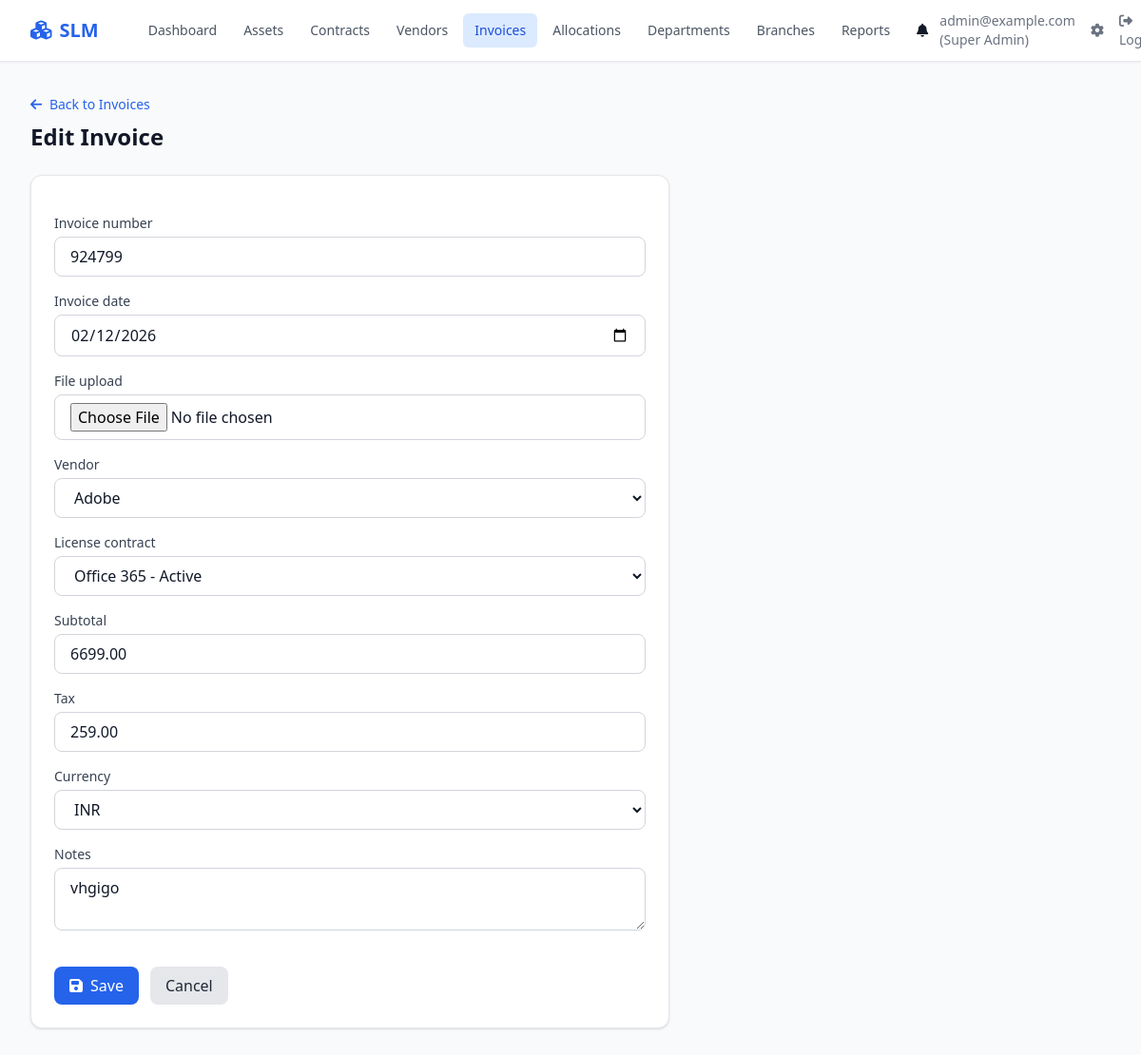
The app's page /invoices/1/edit/ (signed in) with its own data.
### slm/models/user.py (models this page shows, shortened)
class User(AbstractUser):
    username = None
    email = models.EmailField("email address", unique=True)
    role = models.CharField(max_length=30, choices=ROLE_CHOICES, default="it_staff")
    department = models.ForeignKey(
        Department, on_delete=models.SET_NULL, null=True, blank=True, related_name="users"
    )
    branch = models.ForeignKey(
        Branch, on_delete=models.SET_NULL, null=True, blank=True, related_name="users"
    )
    phone = models.CharField(max_length=30, blank=True)
    is_verified = models.BooleanField(default=False)
    created_at = models.DateTimeField(auto_now_add=True)
    updated_at = models.DateTimeField(auto_now=True)
    USERNAME_FIELD = "email"
    REQUIRED_FIELDS = ["first_name", "last_name"]
    objects = UserManager()
    class Meta:
        ordering = ["email"]
    @property
    def can_edit_finance(self):
        return self.role in ("super_admin", "finance_manager", "accounts_officer")
    @property
    def can_edit_assets(self):
        return self.role in ("super_admin", "it_manager", "it_staff")

### slm/models/invoice.py (models this page shows, shortened)
class Invoice(models.Model):
    invoice_number = models.CharField(max_length=100, db_index=True)
    invoice_date = models.DateField()
    file_upload = models.FileField(upload_to="invoices/%Y/%m/", blank=True, null=True)
    vendor = models.ForeignKey(
        Vendor, on_delete=models.SET_NULL, null=True, related_name="invoices"
    )
    license_contract = models.ForeignKey(
        "slm.LicenseContract", on_delete=models.SET_NULL, null=True, blank=True, related_name="invoices"
    )
    subtotal = models.DecimalField(max_digits=14, decimal_places=2, default=Decimal("0"))
    tax = models.DecimalField(max_digits=14, decimal_places=2, default=Decimal("0"))
    currency = models.CharField(max_length=10, choices=CURRENCY_CHOICES, default="USD")
    total = models.DecimalField(max_digits=14, decimal_places=2, default=Decimal("0"))
    notes = models.TextField(blank=True)
    created_at = models.DateTimeField(auto_now_add=True)
    updated_at = models.DateTimeField(auto_now=True)
    created_by = models.ForeignKey(
        settings.AUTH_USER_MODEL, on_delete=models.SET_NULL, null=True, related_name="created_invoices"
    )
    class Meta:
        ordering = ["-invoice_date"]

### slm/views.py (the view, shortened to what this page needs)
# urls.py: path("invoices/<int:pk>/edit/", views.InvoiceUpdateView.as_view(), name="invoice_edit"),
class InvoiceUpdateView(LoginRequiredMixin, UpdateView):
    model = Invoice
    form_class = InvoiceForm
    template_name = "slm/invoice_form.html"
    context_object_name = "invoice"
    success_url = reverse_lazy("slm:invoice_list")

### slm/models/software.py (called while the page is built)
    def __str__(self):
        return f"{self.software_asset.name} - {self.get_status_display()}"

### slm/models/vendor.py (called while the page is built)
    def __str__(self):
        return self.company_name

### templates/slm/invoice_form.html (shortened to what this page needs)
{% extends "base.html" %}
{% block content %}
<div class="mb-6">
    <a href="{% url 'slm:invoice_list' %}" class="text-primary-600 dark:text-primary-400 text-sm font-medium mb-2 inline-block"><i class="fas fa-arrow-left mr-1"></i> Back to Invoices</a>
    <h1 class="text-2xl font-bold text-gray-900 dark:text-white">{% if object %}Edit{% else %}Add{% endif %} Invoice</h1>
</div>
<div class="bg-white dark:bg-gray-800 rounded-xl shadow border border-gray-200 dark:border-gray-700 p-6 max-w-2xl">
    <form method="post" enctype="multipart/form-data" class="space-y-4">
        {% for field in form %}
        <div>
            <label for="{{ field.id_for_label }}" class="block text-sm font-medium text-gray-700 dark:text-gray-300 mb-1">{{ field.label }}</label>
            {{ field }}
        </div>
        {% endfor %}
        <div class="flex gap-3 pt-4">
            <button type="submit" class="px-4 py-2 bg-primary-600 text-white rounded-lg hover:bg-primary-700 font-medium"><i class="fas fa-save mr-2"></i>Save</button>
            <a href="{% url 'slm:invoice_list' %}" class="px-4 py-2 bg-gray-200 dark:bg-gray-700 text-gray-800 dark:text-gray-200 rounded-lg hover:bg-gray-300 dark:hover:bg-gray-600 font-medium">Cancel</a>
        </div>
    </form>
</div>
{% endblock %}

### templates/base.html (shortened to what this page needs)
<!DOCTYPE html>
<html lang="en" class="{% if dark_mode %}dark{% endif %}">
<head>
    <script src="https://cdn.tailwindcss.com"></script>
    <link rel="stylesheet" href="https://cdnjs.cloudflare.com/ajax/libs/font-awesome/6.4.0/css/all.min.css">
</head>
<body class="bg-gray-50 dark:bg-gray-900 text-gray-900 dark:text-gray-100 min-h-screen">
    <nav class="bg-white dark:bg-gray-800 border-b border-gray-200 dark:border-gray-700 shadow-sm">
        <div class="max-w-7xl mx-auto px-4 sm:px-6 lg:px-8">
            <div class="flex justify-between h-16">
                <div class="flex items-center">
                    <a href="{% url 'slm:dashboard' %}" class="flex items-center gap-2 text-xl font-semibold text-primary-600 dark:text-primary-400">
                        <i class="fas fa-cubes"></i>
                        <span>SLM</span>
                    </a>
                    <div class="hidden md:flex ml-10 gap-1">
                        <a href="{% url 'slm:dashboard' %}" class="px-3 py-2 rounded-md text-sm font-medium {% if request.resolver_match.url_name == 'dashboard' %}bg-primary-100 dark:bg-primary-900/30 text-primary-700 dark:text-primary-300{% else %}text-gray-600 dark:text-gray-300 hover:bg-gray-100 dark:hover:bg-gray-700{% endif %}">Dashboard</a>
                        <a href="{% url 'slm:asset_list' %}" class="px-3 py-2 rounded-md text-sm font-medium {% if 'asset' in request.resolver_match.url_name %}bg-primary-100 dark:bg-primary-900/30 text-primary-700 dark:text-primary-300{% else %}text-gray-600 dark:text-gray-300 hover:bg-gray-100 dark:hover:bg-gray-700{% endif %}">Assets</a>
                        <a href="{% url 'slm:contract_list' %}" class="px-3 py-2 rounded-md text-sm font-medium {% if 'contract' in request.resolver_match.url_name %}bg-primary-100 dark:bg-primary-900/30 text-primary-700 dark:text-primary-300{% else %}text-gray-600 dark:text-gray-300 hover:bg-gray-100 dark:hover:bg-gray-700{% endif %}">Contracts</a>
                        <a href="{% url 'slm:vendor_list' %}" class="px-3 py-2 rounded-md text-sm font-medium {% if 'vendor' in request.resolver_match.url_name %}bg-primary-100 dark:bg-primary-900/30 text-primary-700 dark:text-primary-300{% else %}text-gray-600 dark:text-gray-300 hover:bg-gray-100 dark:hover:bg-gray-700{% endif %}">Vendors</a>
                        <a href="{% url 'slm:invoice_list' %}" class="px-3 py-2 rounded-md text-sm font-medium {% if 'invoice' in request.resolver_match.url_name %}bg-primary-100 dark:bg-primary-900/30 text-primary-700 dark:text-primary-300{% else %}text-gray-600 dark:text-gray-300 hover:bg-gray-100 dark:hover:bg-gray-700{% endif %}">Invoices</a>
                        <a href="{% url 'slm:allocation_list' %}" class="px-3 py-2 rounded-md text-sm font-medium {% if 'allocation' in request.resolver_match.url_name %}bg-primary-100 dark:bg-primary-900/30 text-primary-700 dark:text-primary-300{% else %}text-gray-600 dark:text-gray-300 hover:bg-gray-100 dark:hover:bg-gray-700{% endif %}">Allocations</a>
                        <a href="{% url 'slm:department_list' %}" class="px-3 py-2 rounded-md text-sm font-medium {% if 'department' in request.resolver_match.url_name %}bg-primary-100 dark:bg-primary-900/30 text-primary-700 dark:text-primary-300{% else %}text-gray-600 dark:text-gray-300 hover:bg-gray-100 dark:hover:bg-gray-700{% endif %}">Departments</a>
                        <a href="{% url 'slm:branch_list' %}" class="px-3 py-2 rounded-md text-sm font-medium {% if 'branch' in request.resolver_match.url_name %}bg-primary-100 dark:bg-primary-900/30 text-primary-700 dark:text-primary-300{% else %}text-gray-600 dark:text-gray-300 hover:bg-gray-100 dark:hover:bg-gray-700{% endif %}">Branches</a>
                        <a href="{% url 'slm:reports' %}" class="px-3 py-2 rounded-md text-sm font-medium {% if 'reports' in request.resolver_match.url_name %}bg-primary-100 dark:bg-primary-900/30 text-primary-700 dark:text-primary-300{% else %}text-gray-600 dark:text-gray-300 hover:bg-gray-100 dark:hover:bg-gray-700{% endif %}">Reports</a>
                        <a href="{% url 'slm:notification_list' %}" class="px-3 py-2 rounded-md text-sm font-medium relative">
                            <i class="fas fa-bell"></i>
                        </a>
                    </div>
                </div>
                <div class="flex items-center gap-4">
                    {% if user.is_authenticated %}
                    <span class="text-sm text-gray-500 dark:text-gray-400">{{ user.email }} ({{ user.get_role_display }})</span>
                    <a href="{% url 'admin:index' %}" class="text-sm text-gray-500 hover:text-primary-600"><i class="fas fa-cog"></i></a>
                    <a href="{% url 'logout' %}" class="text-sm text-gray-500 hover:text-red-600"><i class="fas fa-sign-out-alt"></i> Logout</a>
                    {% else %}
                    <a href="{% url 'login' %}" class="text-sm text-primary-600 dark:text-primary-400 font-medium">Sign in</a>
                    {% endif %}
                </div>
            </div>
        </div>
    </nav>
    <main class="max-w-7xl mx-auto px-4 sm:px-6 lg:px-8 py-8">
        {% block content %}{% endblock %}
    </main>
</body>
</html>

### records on screen
User: email "admin@example.com", role "Super Admin"
Invoice: form "924799" "02/12/2026" "Adobe" "Office 365 - Active" "6699.00" "259.00" "INR" "vhgigo"

### other values on screen
{{ field.label }} "Invoice number" "Invoice date" "File upload" "Vendor" "License contract" "Subtotal" "Tax" "Currency" "Notes"
